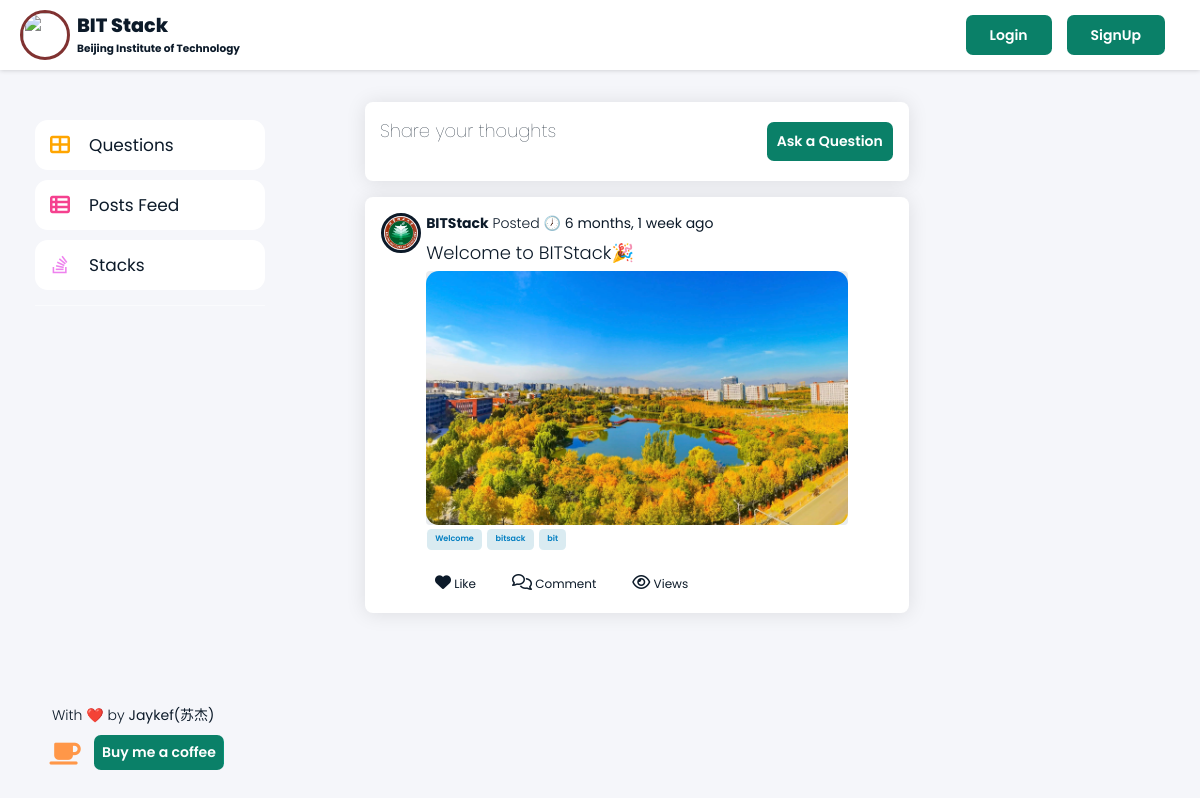
/posts/, run on the app's committed database.
### main/models.py (models this page shows, shortened)
class Posts(models.Model):
    post_content = models.CharField(max_length=long_len)
    author = models.ForeignKey(settings.AUTH_USER_MODEL, on_delete=models.CASCADE, blank=False)
    post_image = models.ImageField(upload_to='posts_pics', blank=True, null=True)
    tags = models.ManyToManyField(Tags)
    likes = models.ManyToManyField(settings.AUTH_USER_MODEL, related_name='user_like')
    comments = models.ManyToManyField('main.Comment', related_name='comments')
    shares = models.IntegerField(default=0)
    posted_at= models.DateTimeField(auto_now_add=True)
    favourites = models.ManyToManyField(
        settings.AUTH_USER_MODEL, related_name='favourite', default=None, blank=True)
    likes = models.ManyToManyField(
        settings.AUTH_USER_MODEL, related_name='like', default=None, blank=True)
    like_count = models.BigIntegerField(default='0')

class Tags(models.Model):
    tag_word = models.CharField(max_length=medium_len, unique = True,  default='BITStack')

### userauth/models.py (models this page shows)
class StackoverflowUser(AbstractUser):
    email = models.EmailField(verbose_name='email address', max_length=long_len, unique=True)
    name = models.CharField(max_length=long_len)
    reputation_score = models.IntegerField(default=0)
    about_me = models.TextField(default='Write something about you here.')
    ques_asked = models.ManyToManyField('main.Questions', blank = True)
    post_posted = models.ManyToManyField('main.Posts', blank = True)
    ans_given = models.ManyToManyField('main.Answer', blank = True)
    profile_pic = models.ImageField(upload_to='user_profile_pic', default='default_image.png',blank=True, null = True)
    cover_pic = models.ImageField(upload_to='user_profile_pic', default='cover.jpg',blank=True, null = True)
    date_joined = models.DateTimeField(default = timezone.now)
    USERNAME_FIELD = 'username'
    REQUIRED_FIELDS = [''] # Email & Password are required by default.

### main/views.py (the view, shortened to what this page needs)
# urls.py: path('posts/', views.posts, name = 'name_posts'),
def posts(request):
    main_query = Posts.objects
    if request.GET and ('p' in request.GET) and request.GET['p'] == 'mostviewed':
        all_posts = main_query.all().order_by('-views')
        marked = 'mostviewed'
    elif request.GET and ('p' in request.GET) and request.GET['p'] == 'unanswered':
        all_posts = main_query.filter(is_answered=False).order_by('-posted_at')
        marked = 'unanswered'
    else:
        marked = 'latest'
        all_posts = main_query.all().order_by('-posted_at')
    total_posts = Posts.objects.count()
    user = request.user
    del_post = Posts.objects
    is_author = True if user == del_post else False
    try:
        if request.GET and request.GET['isPost'] and request.GET['id'] and request.GET['action_type']:
            result = performLike(
                user, request.GET['isPost'], request.GET['id'], request.GET['action_type'])
            redirect_to = '/post/'+str(pk)
            if 'page' in request.GET:
                redirect_to += '?page='+request.GET['page']
            return redirect(redirect_to)
    except Exception:
        pass
    return render(request, 'main/posts.html', {'del_post': del_post, 'is_author': is_author, 'all_posts': all_posts, marked: 'marked', 'total_posts': total_posts})

### main/templates/main/posts.html (shortened to what this page needs)
{% extends 'main/base6.html' %}
{% load humanize %}
{% load static %}
{% block content %}
  <div class="col-md-9">
    <div class="card py-3 create mb-3" style="display: flex;flex-direction: row;">
      <div class="col-md-12">
        <h3 class="post mt-3" style="justify-content: start; display: inline; font-weight: 100;">
           Share your thoughts
        </h3>
      {% if user.is_authenticated %}
      <button style="float: right;" type="button" class="btn btn-success px-2" data-toggle="modal"
        data-target="#exampleModalCenter">
        Create Post
      </button>
      {% else %}
      <button style="float: right;" onclick="location.href='{% url 'name_createpost' %}'" class="btn btn-success">Ask a
        Question</button>
      {% endif %}
      </div>
    </div>
    {% for p in all_posts %}
    <div class="card mt-2">
      <div class="row px-3">
        <div class="col-md-1" id="info">
          <a href="{% url 'name_profile' p.author.username %}">
            <div class="profile-photo mt-3" style="display: inline-flex; display: flex;align-items:flex-start;">
              <img src="{{p.author.profile_pic.url}}" alt="Profile Photo">
            </div>
          </a>
        </div>
        <div class="col-md-10 mt-3 pb-2" id="info1" style="justify-content: center;">
          <div style="display: flex;align-items:flex-start; flex-direction: column;">
            <p><a href="{% url 'name_profile' p.author.username %}" style="font-weight: 700;">{{p.author.username}}</a> Posted 🕖<strong> {{p.posted_at|naturaltime}} </strong></p>
          </div>
          <p style="font-size: 18px;"><a href="{% url 'name_postdetail' p.pk %}">{{p.post_content}}</a></p>
          <a href="{% url 'name_postdetail' p.pk %}">
            {% if p.post_image %}
            <div class="justify-content:center align-items-center rounded" style="margin-top:; background-color: rgb(233, 236, 239);">
              <img src = "{{p.post_image.url}}" style="max-height: 100%; width: 100%;display: cover; border-radius: 0.8rem;">
            </div>
          </a>
          {% endif %}
          <div class="mb-2" style="margin-top:0px;">
          {% if p.tags.count > 1 %}
            {% for t in p.tags.all %}
            <button class="btn btn-sm tag px-2" style="background: #5da6c13a; font-size: 8px;">{{t.tag_word}}</button>
            {% endfor %}
          {% endif %}
        </div>
        </div>
        <div style="display: flex;flex-direction: row;font-weight:100; width: 500px; font-size: 12px;" class="ans-btn mb-3 col-md-12" id="info1">
          <div class="p-1 px-2" style="margin-right: 20px;">
            {% if user.is_authenticated %}
            <a href="?isPost=True&id={{p.pk}}&action_type=like&page={{all_posts.number}}" style="font-weight: 400;font-size: 12px;"><i class="fa fa-heart" style="font-size: 16px;"></i> Like</a>
            {% else %}
            <a href="{% url 'name_postdetail' p.pk %}" style="font-weight: 400;font-size: 12px;"><i class="fa fa-heart" style="font-size: 16px;"></i> Like</a>
            {% endif %}
          </div>
          <div class="p-1 px-2 comment" style="margin-right: 20px;">
            <a href="{% url 'name_postdetail' p.pk %}" style="font-weight: 400;font-size: 12px;"><i class="fa fa-comments-o" style="font-size: 16px;"></i> Comment</a>
          </div>
          <div class="p-1 px-2 share" >
            {% if user.is_authenticated %}
            <a href="{% url 'name_postdetail' p.pk %}" style="font-weight: 400;font-size: 12px;"><i class="fa fa-eye" style="font-size: 16px"></i> Views</a>
            {% else %}
            <a href="{% url 'name_postdetail' p.pk %}" style="font-weight: 400;font-size: 12px;"><i class="fa fa-eye" style="font-size:16px"></i> Views</a>
            {% endif %}
          </div>
        </div>
      </div>
    </div>
    {% endfor %}
{% endblock %}

### main/templates/main/posts.html (style rules this page uses)
.ans-btn { margin-left: 46px; }
.col-md-12 h3 { font-size: 18px; }
.tag { color: rgb(2, 126, 193); }
.btn.btn-sm { cursor:unset }

### data on the page
Posts: author.profile_pic (picture), author.username "BITStack", posted_at "6 months, 1 week ago", post_content "Welcome to BITStack🎉", post_image (picture)
Tags: tag_word "Welcome"
Tags: tag_word "bitsack"
Tags: tag_word "bit"
